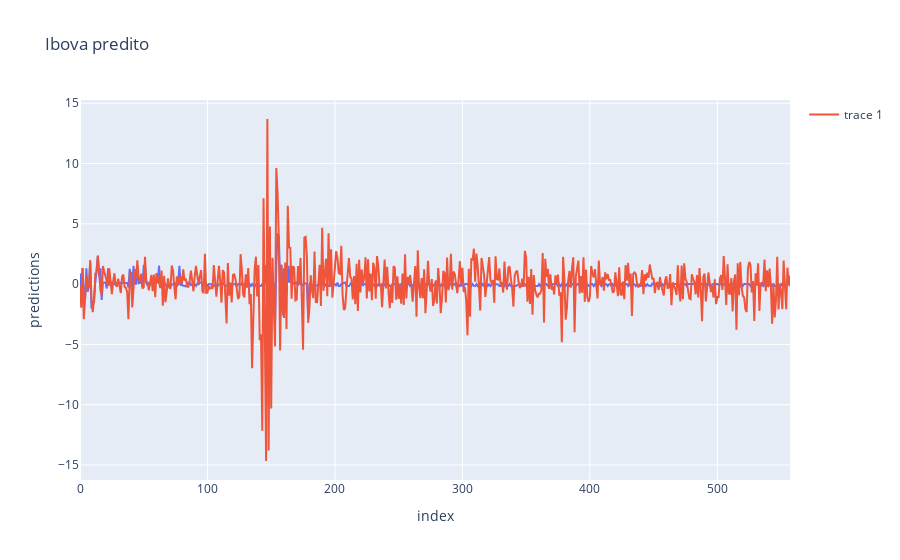

Here is the notebook cell this chart was saved with:
### Code cell
# TODO: ver de plotar o RMSE pra cima e pra baixo 
show_copare_prediction()

### Figure 1 — Plotly figure (JSON) as saved in the notebook; plotly's stock layout.template omitted (floating-point values rounded to 4 significant figures; data arrays with more than 128 entries replaced by an {"elided": "..."} marker saying what was removed)
{"data": [{"hovertemplate": "index=%{x}<br>predictions=%{y}<extra></extra>", "legendgroup": "", "line": {"color": "#636efa", "dash": "solid"}, "marker": {"symbol": "circle"}, "mode": "lines", "name": "", "orientation": "v", "showlegend": false, "type": "scatter", "x": {"elided": "558 int values"}, "xaxis": "x", "y": {"elided": "558 float values"}, "yaxis": "y"}, {"mode": "lines", "type": "scatter", "x": {"elided": "558 int values"}, "y": {"elided": "558 float values"}}], "layout": {"legend": {"tracegroupgap": 0}, "title": {"text": "Ibova predito"}, "xaxis": {"anchor": "y", "domain": [0, 1], "title": {"text": "index"}}, "yaxis": {"anchor": "x", "domain": [0, 1], "title": {"text": "predictions"}}}}
